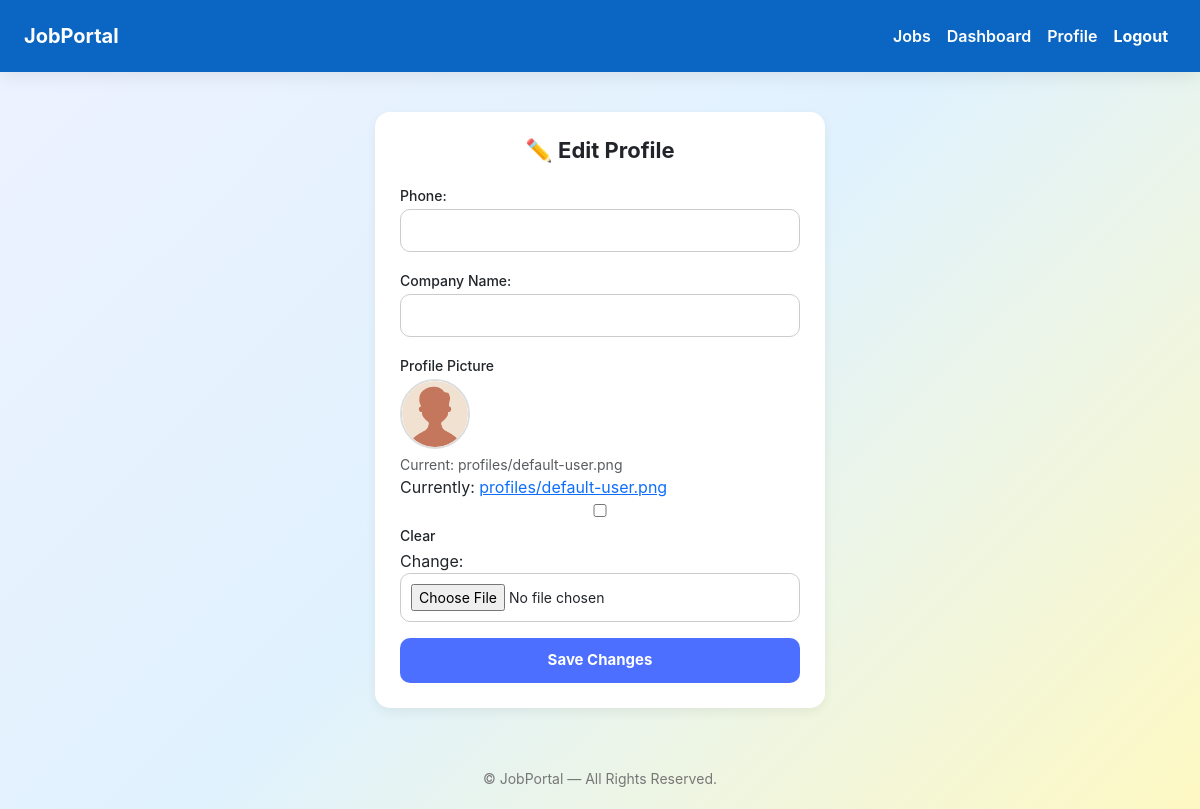
The page /accounts/edit-profile/ (signed in) on the database its author committed.
### accounts/models.py (models this page shows, shortened)
class Profile(models.Model):
    user = models.OneToOneField(User, on_delete=models.CASCADE)
    phone = models.CharField(max_length=15, blank=True, null=True)
    company_name = models.CharField(max_length=255, blank=True, null=True)
    profile_picture = models.ImageField(upload_to="profiles/", blank=True, null=True)

class User(AbstractUser):
    ROLE_CHOICES = (
        ('jobseeker', 'Job Seeker'),
        ('employer', 'Employer'),
    )
    role = models.CharField(max_length=20, choices=ROLE_CHOICES)

### accounts/views.py (the view)
# urls.py: path('edit-profile/', edit_profile, name='edit_profile'),
@login_required
def edit_profile(request):
    profile = request.user.profile
    if request.method == "POST":
        form = ProfileForm(request.POST, request.FILES, instance=profile)
        if form.is_valid():
            form.save()
            return redirect('dashboard')
    else:
        form = ProfileForm(instance=profile)
    return render(request, 'accounts/edit_profile.html', {'form': form})

### accounts/forms.py
class ProfileForm(forms.ModelForm):
    class Meta:
        model = Profile
        fields = ["phone", "company_name", "profile_picture"]

### accounts/Templates/accounts/edit_profile.html (shortened to what this page needs)
{% extends "base.html" %}
{% load static %}
{% block content %}
<div class="edit-wrapper">
    <h2 class="edit-title">✏️ Edit Profile</h2>
    <form method="POST" enctype="multipart/form-data">
        <div class="mb-4">
            <label for="{{ form.phone.id_for_label }}">Phone:</label>
            {{ form.phone }}
        </div>
        <div class="mb-4">
            <label for="{{ form.company_name.id_for_label }}">Company Name:</label>
            {{ form.company_name }}
        </div>
        <div class="mb-4">
            <label for="{{ form.profile_picture.id_for_label }}">Profile Picture</label><br>
            {% if user.profile.profile_picture %}
                <img src="{{ user.profile.profile_picture.url }}" class="profile-img" alt="Your current profile photo">
                <div class="portal-small text-[rgba(33,37,41,0.75)]">
                    Current: {{ user.profile.profile_picture.name }}
                </div>
            {% else %}
                <img src="{% static 'img/default-user.png' %}" class="profile-img" alt="Default profile avatar">
                <div class="portal-small text-[rgba(33,37,41,0.75)]">Default Image</div>
            {% endif %}
            {{ form.profile_picture }}
        </div>
        <button type="submit" class="portal-button portal-primary btn-save">
            Save Changes
        </button>
    </form>
</div>
{% endblock %}

### static/css/style.css (style rules this page uses)
body { margin: 0; padding: 0; font-family: 'Inter', sans-serif; background: linear-gradient(135deg, #eef2ff, #e0f2fe, #fef9c3); background-attachment: fixed; }
.portal-button { border-radius: 10px !important; font-weight: 600; }
.portal-primary { background: #0A66C2; border: none; }
input, textarea, select { border-radius: 10px !important; border: 2px solid #d1d5db; }
.profile-img { width: 120px; height: 120px; object-fit: cover; border-radius: 50%; border: 4px solid #0A66C2; }

### templates/base.html (style rules this page uses)
.portal-primary { width: 100%; padding: 14px; border-radius: 10px; font-weight: bold; font-size: 16px; transition: 0.25s; background: #4c6fff; border: none; }

### accounts/Templates/accounts/edit_profile.html (style rules this page uses)
.edit-wrapper { max-width: 450px; margin: 40px auto; background: white; padding: 25px; border-radius: 15px; box-shadow: 0px 4px 12px rgba(0,0,0,0.06); }
.edit-title { text-align: center; font-weight: 700; font-size: 22px; margin-bottom: 20px; }
.edit-wrapper label { font-weight: 500; font-size: 14px; margin-bottom: 3px; }
.edit-wrapper input { width: 100%; padding: 10px; border-radius: 8px; border: 1px solid #ccc; font-size: 14px; }
.profile-img { width: 70px; height: 70px; border-radius: 50%; object-fit: cover; margin-bottom: 5px; border: 2px solid #ddd; }
.btn-save { width: 100%; padding: 11px; border-radius: 10px; font-size: 15px; }

### rows shown on the page
User: profile.profile_picture (placeholder picture), profile.profile_picture.name "profiles/default-user.png"
